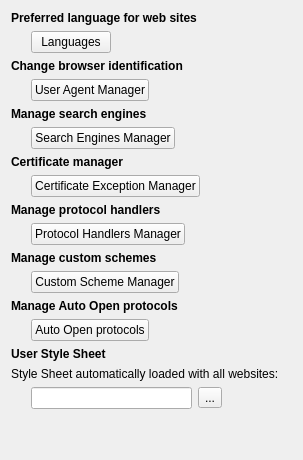
         <widget class="QWidget" name="otherPage">
          <layout class="QGridLayout" name="gridLayout_13">
           <item row="17" column="0" colspan="4">
            <layout class="QHBoxLayout" name="horizontalLayout_5">
             <item>
              <spacer name="horizontalSpacer_28">
               <property name="orientation">
                <enum>Qt::Orientation::Horizontal</enum>
               </property>
               <property name="sizeType">
                <enum>QSizePolicy::Policy::Fixed</enum>
               </property>
               <property name="sizeHint" stdset="0">
                <size>
                 <width>20</width>
                 <height>20</height>
                </size>
               </property>
              </spacer>
             </item>
             <item>
              <widget class="QPushButton" name="protocolHandlers">
               <property name="text">
                <string>Protocol Handlers Manager</string>
               </property>
              </widget>
             </item>
             <item>
              <spacer name="horizontalSpacer_34">
               <property name="orientation">
                <enum>Qt::Orientation::Horizontal</enum>
               </property>
               <property name="sizeHint" stdset="0">
                <size>
                 <width>40</width>
                 <height>20</height>
                </size>
               </property>
              </spacer>
             </item>
            </layout>
           </item>
           <item row="20" column="0">
            <widget class="QLabel" name="label_54">
             <property name="text">
              <string>&lt;html&gt;&lt;head/&gt;&lt;body&gt;&lt;p&gt;&lt;span style=&quot; font-weight:700;&quot;&gt;Manage Auto Open protocols&lt;/span&gt;&lt;/p&gt;&lt;/body&gt;&lt;/html&gt;</string>
             </property>
            </widget>
           </item>
           <item row="18" column="0">
            <widget class="QLabel" name="label_11">
             <property name="font">
              <font>
               <bold>true</bold>
              </font>
             </property>
             <property name="text">
              <string>Manage custom schemes</string>
             </property>
            </widget>
           </item>
           <item row="7" column="0" colspan="6">
            <widget class="QLabel" name="label_60">
             <property name="text">
              <string>&lt;b&gt;Change browser identification&lt;/b&gt;</string>
             </property>
            </widget>
           </item>
           <item row="9" column="0" colspan="6">
            <widget class="QLabel" name="label_66">
             <property name="text">
              <string>&lt;b&gt;Manage search engines&lt;/b&gt;</string>
             </property>
            </widget>
           </item>
           <item row="4" column="0" colspan="6">
            <widget class="QLabel" name="label_36">
             <property name="text">
              <string>&lt;b&gt;Preferred language for web sites&lt;/b&gt;</string>
             </property>
            </widget>
           </item>
           <item row="23" column="0" colspan="6">
            <widget class="QLabel" name="label_9">
             <property name="text">
              <string>&lt;b&gt;User Style Sheet&lt;/b&gt;</string>
             </property>
            </widget>
           </item>
           <item row="16" column="0" colspan="6">
            <widget class="QLabel" name="label_7">
             <property name="text">
              <string>&lt;b&gt;Manage protocol handlers&lt;/b&gt;</string>
             </property>
            </widget>
           </item>
           <item row="26" column="0">
            <layout class="QHBoxLayout" name="horizontalLayout_13">
             <item>
              <spacer name="horizontalSpacer_37">
               <property name="orientation">
                <enum>Qt::Orientation::Horizontal</enum>
               </property>
               <property name="sizeType">
                <enum>QSizePolicy::Policy::Fixed</enum>
               </property>
               <property name="sizeHint" stdset="0">
                <size>
                 <width>20</width>
                 <height>20</height>
                </size>
               </property>
              </spacer>
             </item>
             <item>
              <widget class="QLineEdit" name="userStyleSheet"/>
             </item>
             <item>
              <widget class="MacToolButton" name="chooseUserStylesheet">
               <property name="text">
                <string>...</string>
               </property>
              </widget>
             </item>
            </layout>
           </item>
           <item row="12" column="0" colspan="4">
            <layout class="QHBoxLayout" name="horizontalLayout_6">
             <item>
              <spacer name="horizontalSpacer_35">
               <property name="orientation">
                <enum>Qt::Orientation::Horizontal</enum>
               </property>
               <property name="sizeType">
                <enum>QSizePolicy::Policy::Fixed</enum>
               </property>
               <property name="sizeHint" stdset="0">
                <size>
                 <width>20</width>
                 <height>20</height>
                </size>
               </property>
              </spacer>
             </item>
             <item>
              <widget class="QPushButton" name="certificateManager">
               <property name="text">
                <string>Certificate Exception Manager</string>
               </property>
              </widget>
             </item>
             <item>
              <spacer name="horizontalSpacer_36">
               <property name="orientation">
                <enum>Qt::Orientation::Horizontal</enum>
               </property>
               <property name="sizeHint" stdset="0">
                <size>
                 <width>40</width>
                 <height>20</height>
                </size>
               </property>
              </spacer>
             </item>
            </layout>
           </item>
           <item row="8" column="0" colspan="4">
            <layout class="QHBoxLayout" name="horizontalLayout_17">
             <item>
              <spacer name="horizontalSpacer_26">
               <property name="orientation">
                <enum>Qt::Orientation::Horizontal</enum>
               </property>
               <property name="sizeType">
                <enum>QSizePolicy::Policy::Fixed</enum>
               </property>
               <property name="sizeHint" stdset="0">
                <size>
                 <width>20</width>
                 <height>20</height>
                </size>
               </property>
              </spacer>
             </item>
             <item>
              <widget class="QPushButton" name="uaManager">
               <property name="text">
                <string>User Agent Manager</string>
               </property>
              </widget>
             </item>
             <item>
              <spacer name="horizontalSpacer_25">
               <property name="orientation">
                <enum>Qt::Orientation::Horizontal</enum>
               </property>
               <property name="sizeHint" stdset="0">
                <size>
                 <width>40</width>
                 <height>20</height>
                </size>
               </property>
              </spacer>
             </item>
            </layout>
           </item>
           <item row="5" column="5">
            <spacer name="horizontalSpacer_6">
             <property name="orientation">
              <enum>Qt::Orientation::Horizontal</enum>
             </property>
             <property name="sizeHint" stdset="0">
              <size>
               <width>40</width>
               <height>20</height>
              </size>
             </property>
            </spacer>
           </item>
           <item row="24" column="0" colspan="6">
            <widget class="QLabel" name="label_15">
             <property name="text">
              <string>Style Sheet automatically loaded with all websites: </string>
             </property>
            </widget>
           </item>
           <item row="19" column="0">
            <layout class="QHBoxLayout" name="horizontalLayout_15">
             <item>
              <spacer name="horizontalSpacer_38">
               <property name="orientation">
                <enum>Qt::Orientation::Horizontal</enum>
               </property>
               <property name="sizeType">
                <enum>QSizePolicy::Policy::Fixed</enum>
               </property>
               <property name="sizeHint" stdset="0">
                <size>
                 <width>20</width>
                 <height>20</height>
                </size>
               </property>
              </spacer>
             </item>
             <item>
              <widget class="QPushButton" name="customSchemes">
               <property name="text">
                <string>Custom Scheme Manager</string>
               </property>
              </widget>
             </item>
             <item>
              <spacer name="horizontalSpacer_39">
               <property name="orientation">
                <enum>Qt::Orientation::Horizontal</enum>
               </property>
               <property name="sizeHint" stdset="0">
                <size>
                 <width>40</width>
                 <height>20</height>
                </size>
               </property>
              </spacer>
             </item>
            </layout>
           </item>
           <item row="10" column="0" colspan="4">
            <layout class="QHBoxLayout" name="horizontalLayout_25">
             <item>
              <spacer name="horizontalSpacer_31">
               <property name="orientation">
                <enum>Qt::Orientation::Horizontal</enum>
               </property>
               <property name="sizeType">
                <enum>QSizePolicy::Policy::Fixed</enum>
               </property>
               <property name="sizeHint" stdset="0">
                <size>
                 <width>20</width>
                 <height>20</height>
                </size>
               </property>
              </spacer>
             </item>
             <item>
              <widget class="QPushButton" name="searchEngines">
               <property name="text">
                <string>Search Engines Manager</string>
               </property>
              </widget>
             </item>
             <item>
              <spacer name="horizontalSpacer_32">
               <property name="orientation">
                <enum>Qt::Orientation::Horizontal</enum>
               </property>
               <property name="sizeHint" stdset="0">
                <size>
                 <width>40</width>
                 <height>20</height>
                </size>
               </property>
              </spacer>
             </item>
            </layout>
           </item>
           <item row="5" column="0" colspan="4">
            <layout class="QHBoxLayout" name="horizontalLayout_8">
             <item>
              <spacer name="horizontalSpacer_24">
               <property name="orientation">
                <enum>Qt::Orientation::Horizontal</enum>
               </property>
               <property name="sizeType">
                <enum>QSizePolicy::Policy::Fixed</enum>
               </property>
               <property name="sizeHint" stdset="0">
                <size>
                 <width>20</width>
                 <height>20</height>
                </size>
               </property>
              </spacer>
             </item>
             <item>
              <widget class="QPushButton" name="preferredLanguages">
               <property name="text">
                <string>Languages</string>
               </property>
              </widget>
             </item>
             <item>
              <spacer name="horizontalSpacer_10">
               <property name="orientation">
                <enum>Qt::Orientation::Horizontal</enum>
               </property>
               <property name="sizeHint" stdset="0">
                <size>
                 <width>40</width>
                 <height>20</height>
                </size>
               </property>
              </spacer>
             </item>
            </layout>
           </item>
           <item row="31" column="0">
            <spacer name="verticalSpacer_15">
             <property name="orientation">
              <enum>Qt::Orientation::Vertical</enum>
             </property>
             <property name="sizeHint" stdset="0">
              <size>
               <width>20</width>
               <height>40</height>
              </size>
             </property>
            </spacer>
           </item>
           <item row="11" column="0">
            <widget class="QLabel" name="label_8">
             <property name="text">
              <string>&lt;b&gt;Certificate manager&lt;/b&gt;</string>
             </property>
            </widget>
           </item>
           <item row="21" column="0" colspan="2">
            <layout class="QHBoxLayout" name="horizontalLayout_24">
             <item>
              <spacer name="horizontalSpacer_41">
               <property name="orientation">
                <enum>Qt::Orientation::Horizontal</enum>
               </property>
               <property name="sizeType">
                <enum>QSizePolicy::Policy::Fixed</enum>
               </property>
               <property name="sizeHint" stdset="0">
                <size>
                 <width>20</width>
                 <height>20</height>
                </size>
               </property>
              </spacer>
             </item>
             <item>
              <widget class="QPushButton" name="AutoOpenProtocolsButton">
               <property name="text">
                <string>Auto Open protocols</string>
               </property>
              </widget>
             </item>
             <item>
              <spacer name="horizontalSpacer_42">
               <property name="orientation">
                <enum>Qt::Orientation::Horizontal</enum>
               </property>
               <property name="sizeHint" stdset="0">
                <size>
                 <width>0</width>
                 <height>0</height>
                </size>
               </property>
              </spacer>
             </item>
            </layout>
           </item>
          </layout>
         </widget>
